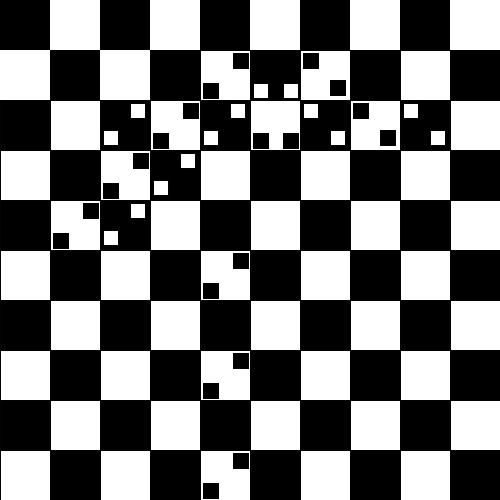
Frame 1 (no input)
Frame 60 (the mouse pressed at the canvas centre just before this capture): identical to frame 1, image omitted
Frame 120 (the mouse held since frame 60 and released just before this capture): identical to frame 1, image omitted

The Processing sketch that drew this single still picture (run headless with seeded random() and noise(); from frame 60 on, the mouse is pressed at the canvas centre):

// Processing sketch: black_and_white_grid
// ── black_and_white_grid.pde
  //use arrays:
  
  
  /*
  1  2
  3  4  
  */

boolean[][] rects; // twodimensional array, think rows and columns
boolean invert;

float size_box = 0.1;
float size_box_1 = 0.03;
float margin = 3;
int[][]my_rects = { {1, 2, 1, 2, 1, 2, 1, 2, 1, 2, 1},
                    {2, 1, 2, 1, 6, 7, 4, 1, 2, 1, 2},
                    {1, 2, 5, 6, 5, 8, 3, 4, 3, 2, 1},
                    {2, 1, 6, 5, 2, 1, 2, 1, 2, 1, 2},
                    {1, 6, 5, 2, 1, 2, 1, 2, 1, 2, 1},
                    {2, 1, 2, 1, 6, 1, 2, 1, 2, 1, 2},
                    {1, 2, 1, 2, 1, 2, 1, 2, 1, 2, 1},
                    {2, 1, 2, 1, 6, 1, 2, 1, 2, 1, 2},
                    {1, 2, 1, 2, 1, 2, 1, 2, 1, 2, 1},
                    {2, 1, 2, 1, 6, 1, 2, 1, 2, 1, 2},
                    {1, 2, 1, 2, 1, 2, 1, 2, 1, 2, 1}
                  };
float[][]positions_x = new float[my_rects.length][my_rects.length];
float[][]positions_y = new float[my_rects.length][my_rects.length];

int fill_black = 0;
int fill_white = 255;


void rect_1 (float r, float c){  // Only black
  fill(fill_black);
  rect(r, c, width*size_box,height*size_box); 
}

void rect_2 (float r, float c){ // Only white
  fill(fill_white);
  rect(r, c, width*size_box,height*size_box); 
}


void rect_3 (float r, float c){ // Black with white in 1 and 4
  fill(fill_black);
  rect(r, c, width*size_box,height*size_box); 
  fill(fill_white);
  stroke(3);
  rect(r+margin, c+margin, width*size_box_1,height*size_box_1); 
  rect(r+margin *10, c+margin*10, width*size_box_1 ,height*size_box_1); 
}


void rect_4 (float r, float c){ // White with black in 1 and 4
  fill(fill_white);
  rect(r, c, width*size_box,height*size_box); 
  fill(fill_black);
  stroke(3);
  rect(r+margin, c+margin, width*size_box_1,height*size_box_1);
  rect(r+margin *10, c+margin*10, width*size_box_1 ,height*size_box_1); 
}

void rect_5 (float r, float c){ // Black with black in 2 and 3
  stroke(3);
  fill(fill_black);
  rect(r, c, width*size_box,height*size_box); 
  fill(fill_white);
  stroke(4);
  rect(r+margin, c+margin*10, width*size_box_1,height*size_box_1);
  rect(r+margin*10, c+margin, width*size_box_1 ,height*size_box_1); 
}


void rect_6 (float r, float c){ // White with black in 2 and 3
  stroke(3);
  fill(fill_white);
  rect(r, c, width*size_box,height*size_box); 
  fill(fill_black);
  stroke(3);
  rect(r+margin, c+margin*11, width*size_box_1,height*size_box_1); // Down
  rect(r+margin*11, c+margin, width*size_box_1 ,height*size_box_1); // Up
}

void rect_7 (float r, float c){ // Black with white in 4 and 3
  stroke(3);
  fill(fill_black);
  rect(r, c, width*size_box,height*size_box); 
  fill(fill_white);
  stroke(3);
  rect(r+margin, c+margin*11, width*size_box_1,height*size_box_1);
  rect(r+margin*11, c+margin*11, width*size_box_1 ,height*size_box_1); 
}

void rect_8 (float r, float c){ // White with black in 4 and 3
  stroke(3);
  fill(fill_white);
  rect(r, c, width*size_box,height*size_box); 
  fill(fill_black);
  stroke(3);
  rect(r+margin, c+margin*11, width*size_box_1,height*size_box_1);
  rect(r+margin*11, c+margin*11, width*size_box_1 ,height*size_box_1); 
}



void setup (){
  
  size(500,500);
  fill(0);
  invert = false;
  noStroke();
  background(255); // clear background with white
  
  for (int r=0; r<=my_rects.length-1; r++ ){ // rows
    for (int c=0; c<=my_rects.length-1; c++ ){ // cols
     positions_x[r][c] = c*size_box*width;
     positions_y[r][c] = r*size_box*height;
     println(positions_x[r][c]);
   //  println(positions_y[r][c]);
    }
  }   
  
  for (int x=0; x<my_rects.length; x++) {
    for (int y=0; y<my_rects.length; y++) {
      if(my_rects[x][y] == 1){
        rect_1(positions_x[x][y],positions_y[x][y]);  
      }
      
      if(my_rects[x][y] == 2){
        rect_2(positions_x[x][y],positions_y[x][y]);  
      }
      
      if(my_rects[x][y] == 3){
        rect_3(positions_x[x][y],positions_y[x][y]);  
      }
      
      if(my_rects[x][y] == 4){
        rect_4(positions_x[x][y],positions_y[x][y]);  
      }
      
      if(my_rects[x][y] == 5){
        rect_5(positions_x[x][y],positions_y[x][y]);  
      }
      
      if(my_rects[x][y] == 6){
        rect_6(positions_x[x][y],positions_y[x][y]);  
      }
      
      if(my_rects[x][y] == 7){
        rect_7(positions_x[x][y],positions_y[x][y]);  
      }
      
      if(my_rects[x][y] == 8){
        rect_8(positions_x[x][y],positions_y[x][y]);  
      }

    }
  }
  
  /*for (int r=0; r<=height; r+=height*size_box ){ // rows
    invert = !invert;
    for ( int c = 0; c < width; c+= width*size_box ){ // columns per row  
        
        //if(invert){
          //fill(0);
          //rect(r, c, width*size_box,height*size_box); // draw it!
          //fill(255);
          //stroke(3);
          //rect(r+margin, c+margin, width*size_box_1,height*size_box_1); // left corner
          //rect(r+margin *10, c+margin*10, width*size_box_1 ,height*size_box_1); // right corner
        //}
        //invert = !invert;
    }
    
  }*/
  
}

void draw(){
  //print("Hola");
}
